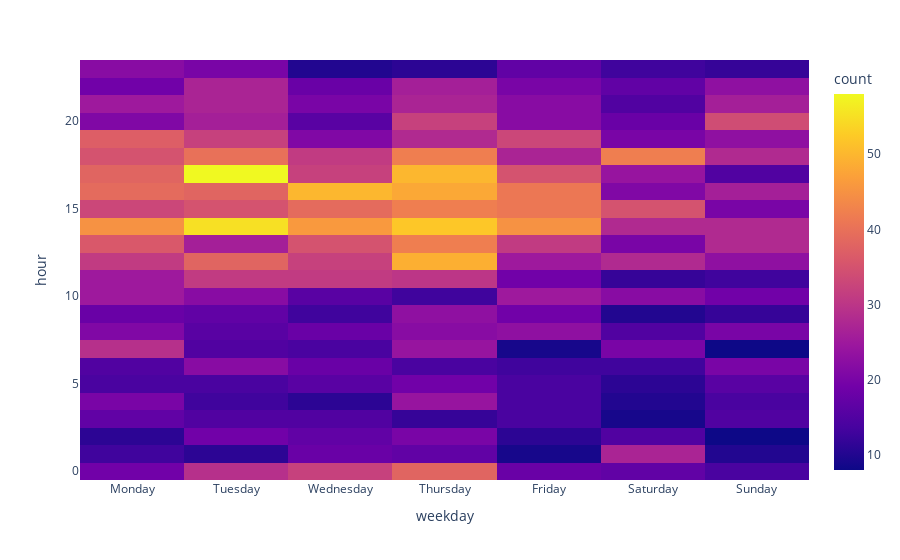

Notebook code for this chart:
### Markdown cell above
### Posting schedule on topic Tech

### Code cell
fig = px.density_heatmap(
    df_unique_content_tc,
    x='weekday',
    y='hour',
    z='toot_id',
    histfunc='count',
    nbinsy=24
)
order = ['Monday','Tuesday','Wednesday','Thursday','Friday','Saturday','Sunday']

fig.update_xaxes(categoryorder='array', categoryarray=order)

fig.show()

### Figure 1 — Plotly figure (JSON) as saved in the notebook; plotly's stock layout.template omitted (floating-point values rounded to 4 significant figures; data arrays with more than 128 entries replaced by an {"elided": "..."} marker saying what was removed)
{"data": [{"coloraxis": "coloraxis", "histfunc": "count", "hovertemplate": "weekday=%{x}<br>hour=%{y}<br>count=%{z}<extra></extra>", "name": "", "nbinsy": 24, "type": "histogram2d", "x": {"elided": "3992 str values"}, "xaxis": "x", "xbingroup": "x", "y": {"elided": "3992 int values"}, "yaxis": "y", "ybingroup": "y", "z": {"elided": "3992 int values"}}], "layout": {"coloraxis": {"colorbar": {"title": {"text": "count"}}, "colorscale": [[0, "#0d0887"], [0.1111, "#46039f"], [0.2222, "#7201a8"], [0.3333, "#9c179e"], [0.4444, "#bd3786"], [0.5556, "#d8576b"], [0.6667, "#ed7953"], [0.7778, "#fb9f3a"], [0.8889, "#fdca26"], [1, "#f0f921"]]}, "legend": {"tracegroupgap": 0}, "margin": {"t": 60}, "xaxis": {"anchor": "y", "categoryarray": ["Monday", "Tuesday", "Wednesday", "Thursday", "Friday", "Saturday", "Sunday"], "categoryorder": "array", "domain": [0, 1], "title": {"text": "weekday"}}, "yaxis": {"anchor": "x", "domain": [0, 1], "title": {"text": "hour"}}}}
